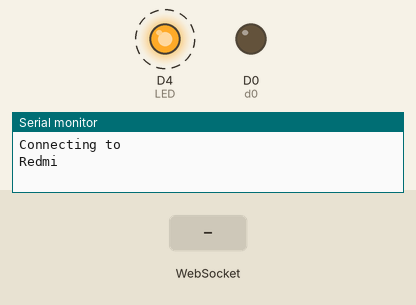
A sketch run on a simulated ESP8266 (NodeMCU). On the bench: output pins drawn as LEDs (lit = HIGH), the last lines printed to the serial monitor. Dashed ring = blinking. The inputs (shaded band) are chosen by the test bench. WiFi joins after 1.5 s; servers stay silent unless stated.

Above: at 0.6 s.
At 2.9 s:
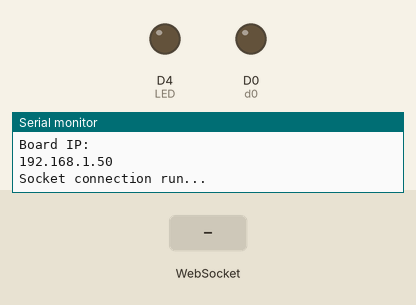
3.0 s: WebSocket text "1" received
Timing chart, 0 to 6.0 s (numbered marks = the images above; inputs shaded):
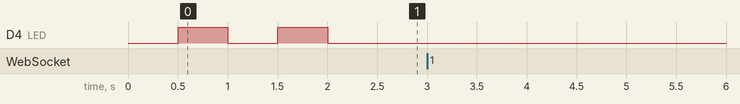

Measured:
- by itself, D4 (LED): alternates HIGH for 0.50 s and LOW for 0.50 s

The sketch:

websocket_server.ino
```cpp
#include <ESP8266WiFi.h>
#include <ESPAsyncWebServer.h>
const char* ssid     = "Redmi";
const char* password = "12345678";

AsyncWebServer server(80);
AsyncWebSocket ws("/ws");
WiFiClient client;
#define LED 2
const int d0 = D0;
const int d1 = D1;

void initWIFI(){


    Serial.println("Connecting to ");
    Serial.println(ssid);

    WiFi.begin(ssid, password);
    while (WiFi.status() != WL_CONNECTED)
      {
        delay(500);
        digitalWrite(LED, HIGH);
        delay(500);
        digitalWrite(LED, LOW);
      }
    Serial.println("");
    Serial.println("WiFi connected");
    digitalWrite(LED, LOW);
    Serial.println("Board IP:");
    Serial.println(WiFi.localIP());
    initWebSocket();
}


void initWebSocket() {
  ws.onEvent(onEvent);
  server.addHandler(&ws);
  server.begin();
  Serial.printf("Socket connection run...");
}

void handleWebSocketMessage(void *arg, uint8_t *data, size_t len) {
  AwsFrameInfo *info = (AwsFrameInfo*)arg;
  if (info->final && info->index == 0 && info->len == len && info->opcode == WS_TEXT) {
    data[len] = 0;
    if (strcmp((char*)data,"open") == 0) {
      digitalWrite(d0,LOW);
      Serial.println("Now should open");
    }
    if (strcmp((char*)data,"close") == 0) {
      digitalWrite(d0,HIGH);
      Serial.println("Now should close");
    }
  }
}


void onEvent(AsyncWebSocket *server, AsyncWebSocketClient *client, AwsEventType type, void *arg, uint8_t *data, size_t len) {
  switch (type) {
    case WS_EVT_CONNECT:
      Serial.printf("WebSocket client #%u connected from %s\n", client->id(), client->remoteIP().toString().c_str());
      break;
    case WS_EVT_DISCONNECT:
      Serial.printf("WebSocket client #%u disconnected\n", client->id());
      break;
    case WS_EVT_DATA:
      Serial.printf("New Message");
      handleWebSocketMessage(arg, data, len);
      break;
    case WS_EVT_PONG:
    case WS_EVT_ERROR:
      Serial.printf("Error");
      break;
  }
}


void setup() {
    pinMode(LED, OUTPUT);
    pinMode(d0, OUTPUT);
    Serial.begin(115200);

}
void loop(){

  if(WiFi.status() != WL_CONNECTED){
    initWIFI();
  }

}
```
